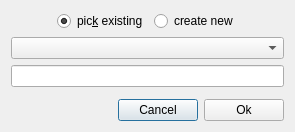
<?xml version="1.0" encoding="UTF-8"?>
<ui version="4.0">
 <class>DlgPickTeam</class>
 <widget class="QDialog" name="DlgPickTeam">
  <property name="geometry">
   <rect>
    <x>0</x>
    <y>0</y>
    <width>295</width>
    <height>132</height>
   </rect>
  </property>
  <property name="windowTitle">
   <string>Select team</string>
  </property>
  <layout class="QVBoxLayout" name="verticalLayout_2">
   <item>
    <layout class="QVBoxLayout" name="verticalLayout">
     <item>
      <layout class="QHBoxLayout" name="horizontalLayout">
       <item>
        <spacer name="horizontalSpacer">
         <property name="orientation">
          <enum>Qt::Horizontal</enum>
         </property>
         <property name="sizeHint" stdset="0">
          <size>
           <width>40</width>
           <height>20</height>
          </size>
         </property>
        </spacer>
       </item>
       <item>
        <widget class="QRadioButton" name="rbExisting">
         <property name="text">
          <string>pic&amp;k existing</string>
         </property>
         <property name="checked">
          <bool>true</bool>
         </property>
         <attribute name="buttonGroup">
          <string notr="true">buttonGroup</string>
         </attribute>
        </widget>
       </item>
       <item>
        <widget class="QRadioButton" name="rbNewTeam">
         <property name="text">
          <string>create new</string>
         </property>
         <attribute name="buttonGroup">
          <string notr="true">buttonGroup</string>
         </attribute>
        </widget>
       </item>
       <item>
        <spacer name="horizontalSpacer_2">
         <property name="orientation">
          <enum>Qt::Horizontal</enum>
         </property>
         <property name="sizeHint" stdset="0">
          <size>
           <width>40</width>
           <height>20</height>
          </size>
         </property>
        </spacer>
       </item>
      </layout>
     </item>
     <item>
      <widget class="QComboBox" name="cbTeam"/>
     </item>
     <item>
      <widget class="LineEditWithHelpText" name="leTeamName">
       <property name="text">
        <string/>
       </property>
      </widget>
     </item>
     <item>
      <spacer name="verticalSpacer">
       <property name="orientation">
        <enum>Qt::Vertical</enum>
       </property>
       <property name="sizeHint" stdset="0">
        <size>
         <width>20</width>
         <height>40</height>
        </size>
       </property>
      </spacer>
     </item>
     <item>
      <layout class="QHBoxLayout" name="horizontalLayout_2">
       <item>
        <spacer name="horizontalSpacer_3">
         <property name="orientation">
          <enum>Qt::Horizontal</enum>
         </property>
         <property name="sizeHint" stdset="0">
          <size>
           <width>40</width>
           <height>20</height>
          </size>
         </property>
        </spacer>
       </item>
       <item>
        <widget class="QPushButton" name="btnCancel">
         <property name="text">
          <string>Cancel</string>
         </property>
        </widget>
       </item>
       <item>
        <widget class="QPushButton" name="btnOkay">
         <property name="text">
          <string>Ok</string>
         </property>
        </widget>
       </item>
      </layout>
     </item>
    </layout>
   </item>
  </layout>
 </widget>
 <customwidgets>
  <customwidget>
   <class>LineEditWithHelpText</class>
   <extends>QLineEdit</extends>
   <header>ui/DlgPickTeam.h</header>
  </customwidget>
 </customwidgets>
 <resources/>
 <connections>
  <connection>
   <sender>btnOkay</sender>
   <signal>clicked()</signal>
   <receiver>DlgPickTeam</receiver>
   <slot>onFinishedRequested()</slot>
   <hints>
    <hint type="sourcelabel">
     <x>243</x>
     <y>163</y>
    </hint>
    <hint type="destinationlabel">
     <x>147</x>
     <y>101</y>
    </hint>
   </hints>
  </connection>
  <connection>
   <sender>btnCancel</sender>
   <signal>clicked()</signal>
   <receiver>DlgPickTeam</receiver>
   <slot>reject()</slot>
   <hints>
    <hint type="sourcelabel">
     <x>157</x>
     <y>163</y>
    </hint>
    <hint type="destinationlabel">
     <x>147</x>
     <y>101</y>
    </hint>
   </hints>
  </connection>
  <connection>
   <sender>cbTeam</sender>
   <signal>currentIndexChanged(int)</signal>
   <receiver>DlgPickTeam</receiver>
   <slot>updateControls()</slot>
   <hints>
    <hint type="sourcelabel">
     <x>147</x>
     <y>87</y>
    </hint>
    <hint type="destinationlabel">
     <x>147</x>
     <y>101</y>
    </hint>
   </hints>
  </connection>
  <connection>
   <sender>leTeamName</sender>
   <signal>textChanged(QString)</signal>
   <receiver>DlgPickTeam</receiver>
   <slot>updateControls()</slot>
   <hints>
    <hint type="sourcelabel">
     <x>147</x>
     <y>116</y>
    </hint>
    <hint type="destinationlabel">
     <x>147</x>
     <y>101</y>
    </hint>
   </hints>
  </connection>
  <connection>
   <sender>rbExisting</sender>
   <signal>clicked()</signal>
   <receiver>DlgPickTeam</receiver>
   <slot>updateControls()</slot>
   <hints>
    <hint type="sourcelabel">
     <x>95</x>
     <y>21</y>
    </hint>
    <hint type="destinationlabel">
     <x>147</x>
     <y>65</y>
    </hint>
   </hints>
  </connection>
  <connection>
   <sender>rbNewTeam</sender>
   <signal>clicked()</signal>
   <receiver>DlgPickTeam</receiver>
   <slot>updateControls()</slot>
   <hints>
    <hint type="sourcelabel">
     <x>203</x>
     <y>21</y>
    </hint>
    <hint type="destinationlabel">
     <x>147</x>
     <y>65</y>
    </hint>
   </hints>
  </connection>
 </connections>
 <slots>
  <slot>onFinishedRequested()</slot>
  <slot>updateControls()</slot>
 </slots>
 <buttongroups>
  <buttongroup name="buttonGroup"/>
 </buttongroups>
</ui>
